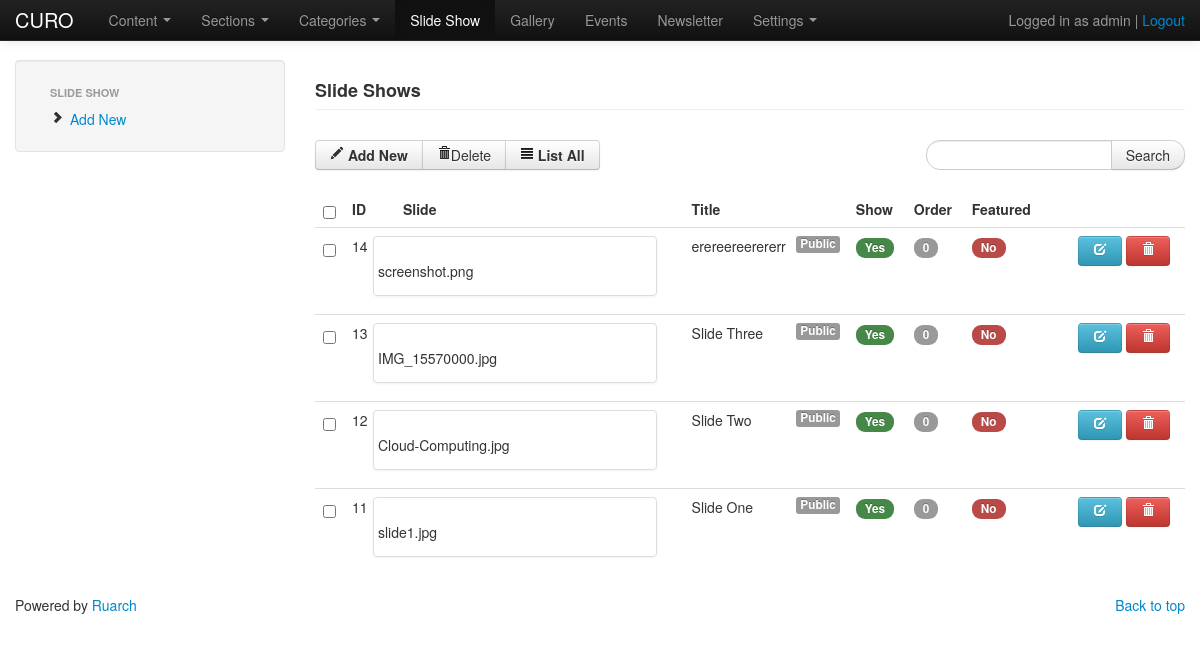
Screenshot of /admin/slide-shows.php (signed in) with the database file from the repository.
### tables this page shows
CREATE TABLE `cu_slideshow` (
  `slide_id` int(11) NOT NULL AUTO_INCREMENT,
  `slide_title` varchar(255) DEFAULT NULL,
  `slide_description` tinytext,
  `slide_file` text,
  `slide_link` varchar(500) DEFAULT NULL,
  `slide_added_date` timestamp NOT NULL DEFAULT CURRENT_TIMESTAMP,
  `slide_access` tinyint(2) DEFAULT NULL,
  `slide_feature` tinyint(1) DEFAULT '0',
  `slide_show` tinyint(1) DEFAULT '1',
  `slide_order` int(11) DEFAULT '0',
  `slide_added_by` int(11) DEFAULT NULL,
  PRIMARY KEY (`slide_id`)
);

CREATE TABLE `cu_access` (
  `access_id` int(11) NOT NULL AUTO_INCREMENT,
  `access` tinyint(1) NOT NULL DEFAULT '3',
  `access_name` varchar(100) DEFAULT NULL,
  PRIMARY KEY (`access_id`,`access`)
);

### admin/includes/pagination.php (called while the page is built, shortened)
<?php
class Pagination
{
	var $page;
	var $size;
	function Pagination($page = null, $size = null, $total_records = null)
	{
		$this->page = $page;
		$this->size = $size;
	}
	function setPage($page)
	{
		$this->page = 0+$page;
	}
	function setSize($size)
	{
		$this->size = 0+$size;
	}
	function setTotalRecords($total)
	{
		$this->total_records = 0+$total;
	}
	function getLimitSql()
	{
		$sql = "LIMIT " . $this->getLimit();
		return $sql;
	}
	function getLimit()
	{
		$page = $this->page;
		if ($this->page < 1)
		{
			$page = 1;
		}
		$sql = ($page - 1) * $this->size . "," . $this->size;
		return $sql;
	}
}
?>

### admin/includes/functions.php (the view, shortened to what this page needs)
<?php
function access_info($access_id){
	$res=mysql_query("SELECT * FROM cu_access WHERE access='$access_id'") or die(mysql_error());
	return $row=mysql_fetch_array($res);
}
function get_list_slides($page='',$q=''){
include('pagination.php');
$pagination= new Pagination;
$size=5;
if(!empty($q)){
	$url="slide-shows.php?q=$q&p=";
}else{
	$url="slide-shows.php?p=";
}
$pagination->setPage($page);
$pagination->setSize($size);
$pagination->setLink($url);
$sql="SELECT * FROM cu_slideshow  ";
$sql.="ORDER BY slide_id DESC";
$resnum=mysql_query($sql) or die(mysql_error());
$total_records=mysql_num_rows($resnum);
$pagination->setTotalRecords($total_records);
$getsql=$pagination->getLimitSql($sql);
$res=mysql_query($sql.' '.$getsql) or die(mysql_error());
echo'<table class="table table-hover" id="no-more-tables">
              <thead>
 			  <tr>
              <th width="10"><input type="checkbox" name="chkall" onclick="checkall()" /></th>
                <th width="35">ID</th>
				<th>Slide</th>
                <th>Title</th>
                <th>Show</th>
				<th>Order</th>
				<th width="90">Featured</th>
				<th></th>
              </tr>
              </thead>
              <tbody>';
	while($row=mysql_fetch_array($res)){
		$access=access_info($row['slide_access']);
		echo' <tr>
              <td><input type="checkbox" name="slideid[]" value="'.$row['slide_id'].'" /></td>
              <td data-title="ID">'.$row['slide_id'].'</td>
              <td data-title="Slide">
			  <ul class="thumbnails">
				  <li class="span4">
					<div class="thumbnail">
					   <a href="'.SLIDES_FOLDER.$row['slide_file'].'" title="'.$row['slide_title'].'" rel="colorbox"><img src="'.image_pro(SLIDES_FOLDER.$row['slide_file'],300).'" alt=""></a>
					  <p>'.$row['slide_file'].'</p>
					</div>
				  </li>
				</ul>
			  </td>';
			  echo'<td data-title="Title">'.$row['slide_title'].'<span class="label pull-right">'.$access['access_name'].'</span></td>';
			  	echo'<td align="center" data-title="Show">';
					if($row['slide_show']=='1'){
						echo '<span class="badge badge-success">Yes</span>';
					}elseif($row['slide_show']=='0'){
						echo '<span class="badge badge-important">No</span>';
					}
				echo'</td>
				<td align="center" data-title="Order"><span class="badge">'.$row['slide_order'].'</span></td>';
				echo'<td align="center" data-title="Featured">';
					if($row['slide_feature']=='1'){
						echo '<span class="badge badge-success">Yes</span>';
					}elseif($row['slide_feature']=='0'){
						echo '<span class="badge badge-important">No</span>';
					}
              echo'<td><a href="?action=edit&id='.$row['slide_id'].'" class="btn btn-info" title="Edit" ><i class="icon-edit icon-white"></i></a> <a href="?action=delete&id='.$row['slide_id'].'" class="btn btn-danger" title="Delete" onclick="return confirm(\'Are you sure you want to delete?\')"><i class="icon-trash icon-white"></i></a></td>
              </tr>';
	}
	echo '</tbody>
			</table>';
}
function image_pro($imagefile,$width){
		$rh=img_ratio_height($imagefile,$width);
		return 'includes/image.php?w='.$width.'&h='.$rh.'&f=../'.$imagefile;
	}
 function img_ratio_height($image_file,$width){
		$info = getimagesize($image_file);
			$aspectRatio = $info[1] / $info[0];
			return $newHeight = (int)($aspectRatio * $width);
	}
?>

### admin/includes/head.php (style rules this page uses)
body { padding-top: 60px; }

### rows the page displays
cu_slideshow: slide_id "14", slide_file "screenshot.png", slide_title "erereereerererr", cu_access.access_name "Public", slide_show "Yes", slide_order "0", slide_feature "No"
cu_slideshow: slide_id "13", slide_file "IMG_15570000.jpg", slide_title "Slide Three", cu_access.access_name "Public", slide_show "Yes", slide_order "0", slide_feature "No"
cu_slideshow: slide_id "12", slide_file "Cloud-Computing.jpg", slide_title "Slide Two", cu_access.access_name "Public", slide_show "Yes", slide_order "0", slide_feature "No"
cu_slideshow: slide_id "11", slide_file "slide1.jpg", slide_title "Slide One", cu_access.access_name "Public", slide_show "Yes", slide_order "0", slide_feature "No"

### other values shown
SITE_NAME "CURO"
$_SESSION['username_admin'] "admin"
